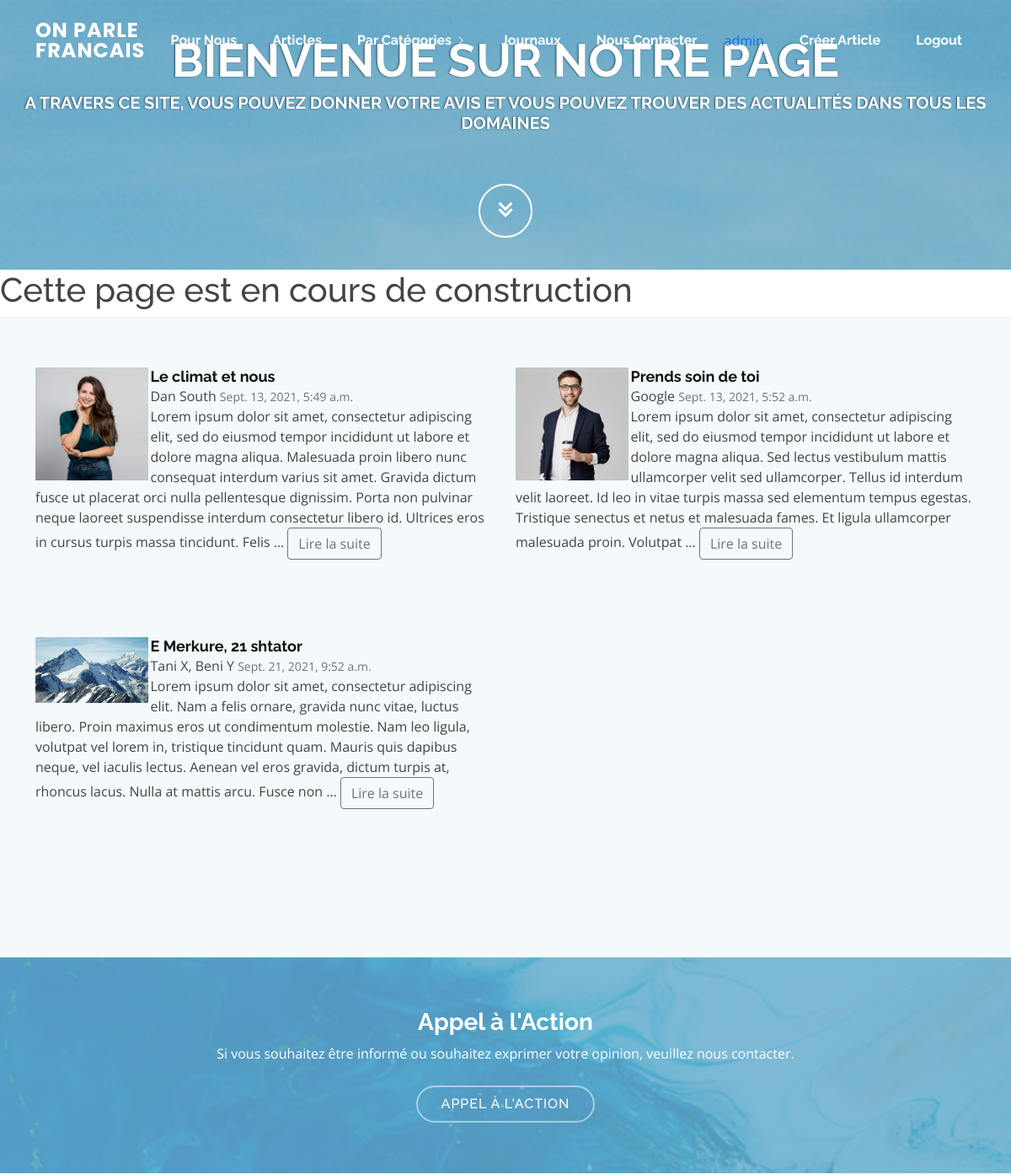
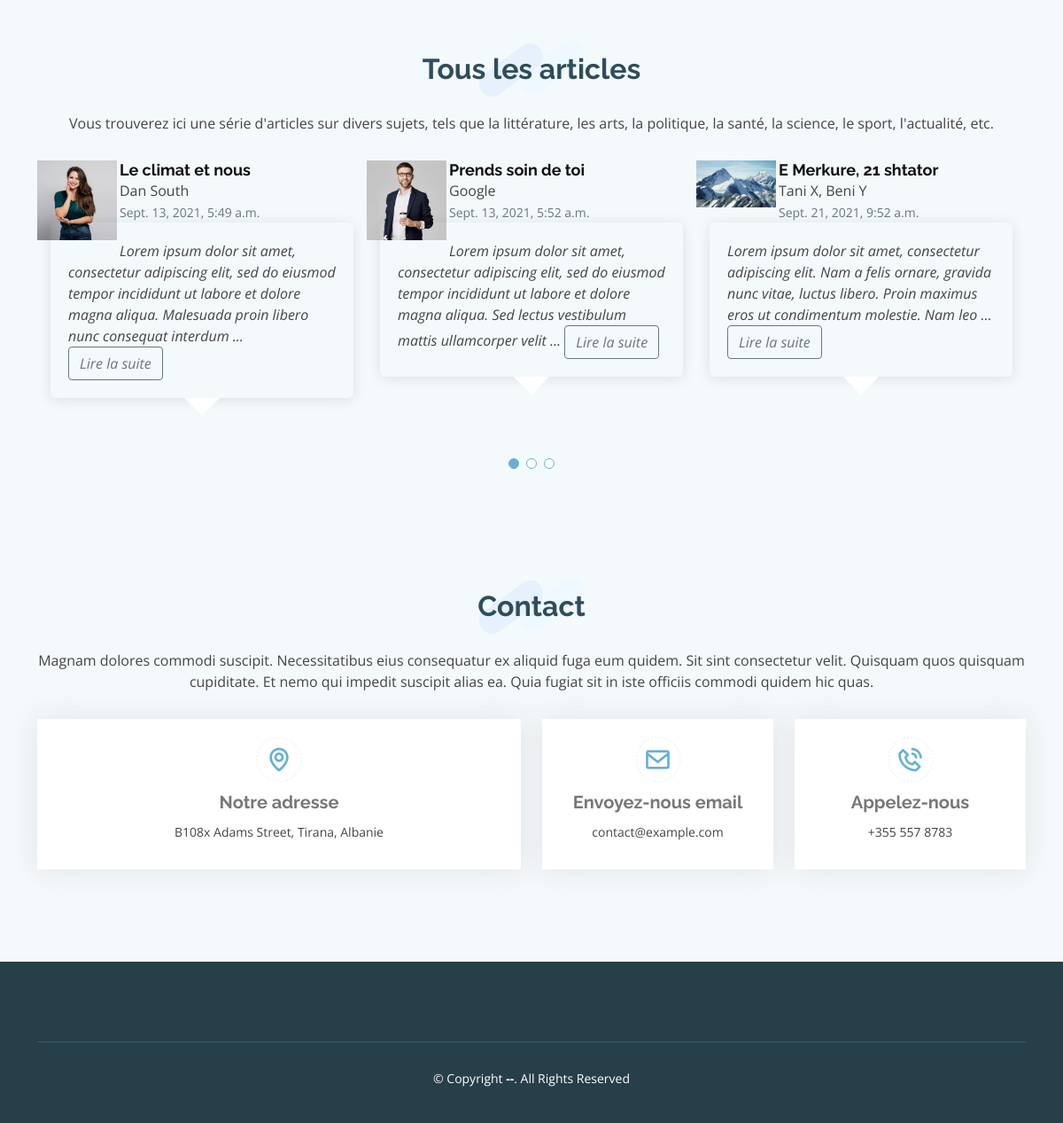
The page /?category=ACT (signed in) on the database its author committed (2 pictures, top to bottom).
### articles/models.py (models this page shows, shortened)
class Article(models.Model):
    HEALTH = 'HL'
    ACTUALITY = 'ACT'
    SPORT = 'SP'
    POLITICS = 'POL'
    BUSINESS = 'BNS'
    ENTERTAINMENT = 'ENTM'
    HISTORY = 'HS'
    LITERATURE = 'LTR'
    CATEGORY_ARTICLE_CHOICES = [
        (HEALTH, 'Health'),
        (ACTUALITY, 'Actuality'),
        (SPORT, 'Sport'),
        (POLITICS, 'Politics'),
        (ENTERTAINMENT, 'Entertainment'),
        (HISTORY, 'History'),
        (LITERATURE, 'Literature'),
    ]
    category = models.CharField(
        max_length=4,
        choices=CATEGORY_ARTICLE_CHOICES,
        default=ACTUALITY,
    )
    title = models.CharField(max_length=1024)
    authors = models.CharField(max_length=1024)
    content = models.TextField()
    authors_image = models.ImageField(upload_to='images/', max_length=100, null=True, blank=True)
    content_image = models.ImageField(upload_to='images/', max_length=100, null=True, blank=True)
    created_at = models.DateTimeField(auto_now_add=True)
    slug = models.SlugField(max_length=1024, null=True, blank=True)
    class Meta:
        ordering = ('created_at',)
    @property
    def authors_image_url(self):
        if self.authors_image and hasattr(self.authors_image, 'url'):
            return self.authors_image.url
        else:
            return "/static/img/authors_default_image.jpg"

### articles/views.py (the view)
# urls.py: path('', views.index, name='index'),
def index(request):
    articles = Article.objects.all()
    category = request.GET.get('category')
    if (is_valid_queryparam(category)):
        articles = articles.filter(category__contains=category)
    else:
        articles = articles
    return render(request, 'articles/index.html', {'articles': articles})

### articles/views.py (called while the page is built)
def is_valid_queryparam(param):
    return param != '' and param is not None

### articles/templates/articles/index.html (shortened to what this page needs)
{% extends "articles/base.html" %}
{% load static %}
{% block content %}
<section id="testimonials" class="testimonials section-bg">
    <div class="container">
            <div class="row">
                {% for item in articles %}
                <div class="col-lg-6" data-aos="fade-up" data-aos-delay="100">
                    <div class="testimonial-item">
                        <img src="{{ item.authors_image_url }}" class="testimonial-img" alt="auth-img">
                        <h3>{{ item.title }}</h3>
                        {{ item.authors }}
                        <small class="text-muted">{{item.created_at}}</small>
                        <br>
                                {{ item.content | truncatewords_html:55 }}
                                <a href="{% url 'articles:single_article' item.slug %}" class="btn btn-outline-secondary">Lire la suite</a>
                    </div>
                </div>
                {% endfor %}
            </div>
        </div>
    </section>
<section id="cta" class="cta">
    <div class="container" data-aos="zoom-in">
        <div class="text-center">
            <h3>Appel à l'Action</h3>
            <p>Si vous souhaitez être informé ou souhaitez exprimer votre opinion, veuillez nous contacter.</p>
            <a class="cta-btn" href="#">Appel à l'Action</a>
        </div>
    </div>
</section>
<section id="testimonials" class="testimonials section-bg">
    <div class="container">
        <div class="section-title" data-aos="fade-in" data-aos-delay="100">
            <h2>Tous les articles</h2>
            <p>Vous trouverez ici une série d'articles sur divers sujets, tels que la littérature, les arts, la politique, la santé, la science, le sport, l'actualité, etc.</p>
        </div>
        <div class="testimonials-slider swiper-container" data-aos="fade-up" data-aos-delay="100">
            <div class="swiper-wrapper">
                {% for item in articles %}
                <div class="swiper-slide">
                    <div class="testimonial-item">
                        <img src= " {{ item.authors_image_url }} " class="testimonial-img" alt="content-img">
                        <h3>{{ item.title }}</h3>
                        {{ item.authors }}
                        <br>
                        <small class="text-muted">{{item.created_at}}</small>
                        <p>
                                {{ item.content | truncatewords_html:25 }}
                                <a href="{% url 'articles:single_article' item.slug %}" class="btn btn-outline-secondary">Lire la suite</a>
                        </p>
                    </div>
                </div>
                {% endfor %}
            </div>
            <div class="swiper-pagination"></div>
        </div>
    </div>
</section>
{% endblock content %}

### articles/templates/articles/header.html (shortened to what this page needs)
<header id="header" class="fixed-top header-transparent">
  <div class="container d-flex align-items-center justify-content-between">
    <div class="logo">
      <h1 class="text-light">
        <a href="{% url 'articles:index' %}"><span>On parle francais</span></a>
      </h1>
    </div>
    <nav id="navbar" class="navbar">
      <ul>
        <li>
          <a class="nav-link scrollto" href="{% url 'articles:about_us' %}"
            >Pour Nous</a
          >
        </li>
        <li>
          <a class="nav-link scrollto" href="{% url 'articles:index' %}"
            >Articles</a
          >
        </li>
        <li class="dropdown">
          <a href="#"
            ><span>Par Catégories</span> <i class="bi bi-chevron-right"></i
          ></a>
        </li>
        <li>
          <a class="nav-link scrollto" href="{% url 'articles:newsapi' %}"
            >Journaux</a
          >
        </li>
        <li><a class="nav-link scrollto" href="#contact">Nous Contacter</a></li>
         {% if request.user.is_authenticated %}
        <li class="nav-link scrollto">{{ request.user.username }}</li>
        <li>
          <a
            class="nav-link scrollto"
            href=" {% url 'articles:create_article' %} "
            >Créer Article</a
          >
        </li>
        <li>
          <a class="nav-link scrollto" href=" {% url 'articles:logout' %} "
            >Logout</a
          >
        </li>
        {% else %}
        <li>
          <a class="nav-link scrollto" href=" {% url 'articles:login' %} "
            >Login</a
          >
        </li>
        {% endif %}
      </ul>
    </nav>
  </div>
</header>
<section id="hero">
  <div class="hero-container" data-aos="fade-up">
    <h1>Bienvenue sur notre page</h1>
    <h2>
      A travers ce site, vous pouvez donner votre avis et vous pouvez trouver
      des actualités dans tous les domaines
    </h2>
    <a href="{% url 'articles:index' %}" class="btn-get-started scrollto"
      ><i class="bx bx-chevrons-down"></i
    ></a>
  </div>
</section>

### static/css/style.css (style rules this page uses)
body { font-family: "Open Sans", sans-serif; color: #444444; }
a { text-decoration: none; color: #67b0d1; }
h1, h2, h3, h4, h5, h6 { font-family: "Raleway", sans-serif; }
#header { transition: all 0.5s; z-index: 997; transition: all 0.5s; padding: 24px 0; background: rgba(103, 176, 209, 0.8); }
#header.header-transparent { background: transparent; }
#header .logo h1 { font-size: 24px; margin: 0; line-height: 1; font-weight: 700; letter-spacing: 1px; font-family: "Poppins", sans-serif; text-transform: uppercase; }
#header .logo h1 a, #header .logo h1 a:hover { color: #fff; text-decoration: none; }
.navbar { padding: 0; }
.navbar ul { margin: 0; padding: 0; display: flex; list-style: none; align-items: center; }
.navbar li { position: relative; }
.navbar a, .navbar a:focus { display: flex; align-items: center; justify-content: space-between; padding: 8px 16px; margin-left: 10px; font-family: "Raleway", sans-serif; font-size: 16px; font-weight: 700; color: #fff; white-space: nowrap; transition: 0.3s; }
.navbar a i, .navbar a:focus i { font-size: 12px; line-height: 0; margin-left: 5px; }
#hero { width: 100%; height: 40vh; background: linear-gradient(rgba(55, 142, 181, 0.5), rgba(55, 142, 181, 0.2)), url("/static/img/hero-bg.jpg") top center; background-size: cover; position: relative; margin-bottom: -90px; }
#hero .hero-container { position: absolute; bottom: 0; top: 0; left: 0; right: 0; display: flex; justify-content: center; align-items: center; flex-direction: column; text-align: center; }
#hero h1 { margin: 10px 0 10px 0; padding-top: 5px; font-size: 55px; font-weight: 700; line-height: 56px; text-transform: uppercase; color: #fff; text-shadow: -1px 0 2px #2f4d5a; }
#hero h2 { color: #fff; margin-bottom: 50px; font-size: 20px; text-transform: uppercase; font-weight: 700; text-shadow: -1px 0 2px #2f4d5a; }
#hero .btn-get-started { font-size: 36px; display: inline-block; padding: 4px 0; border-radius: 50px; transition: 0.3s ease-in-out; margin: 10px; width: 64px; height: 64px; text-align: center; border: 2px solid #fff; color: #fff; }
@media (min-width: 1024px) { #hero { background-attachment: fixed; } }
section { padding: 60px 0; overflow: hidden; }
.section-bg { background-color: #f4f9fc; }
.section-title { text-align: center; padding-bottom: 30px; }
.section-title h2 { font-size: 32px; font-weight: bold; position: relative; margin-bottom: 30px; color: #2f4d5a; z-index: 2; }
.section-title h2::after { content: ""; position: absolute; left: 50%; top: 50%; transform: translate(-50%, -50%); width: 122px; height: 66px; background: url(../img/section-title-bg.png) no-repeat; z-index: -1; }
.section-title p { margin-bottom: 0; }
.cta { background: linear-gradient(rgba(103, 176, 209, 0.8), rgba(103, 176, 209, 0.8)), url("../img/cta-bg.jpg") fixed center center; background-size: cover; padding: 60px 0; }
.cta h3 { color: #fff; font-size: 28px; font-weight: 700; }
.cta p { color: #fff; }
.cta .cta-btn { font-family: "Raleway", sans-serif; text-transform: uppercase; font-weight: 500; font-size: 16px; letter-spacing: 1px; display: inline-block; padding: 8px 28px; border-radius: 25px; transition: 0.5s; margin-top: 10px; border: 2px solid rgba(255, 255, 255, 0.5); color: #fff; }
.testimonials .testimonial-item { box-sizing: content-box; text-align:left; min-height: 320px; }
.testimonials .testimonial-item .testimonial-img { width: 25%; border-radius: 0; float: left; margin: 15px, 5px 0px, 0px; padding-right: 3px; }
.testimonials .testimonial-item h3 { font-size: 18px; font-weight: bold; margin: 0 0 0; color: #111; }
.testimonials .testimonial-item p { font-style: italic; margin: 0 15px 15px 15px; padding: 20px; position: relative; margin-bottom: 35px; border-radius: 6px; box-shadow: 0px 2px 15px rgba(0, 0, 0, 0.1); }
.testimonials .testimonial-item p::after { content: ""; width: 0; height: 0; border-top: 20px solid #fff; border-right: 20px solid transparent; border-left: 20px solid transparent; position: absolute; bottom: -20px; left: calc(50% - 20px); }
.testimonials .swiper-pagination { margin-top: 20px; position: relative; }

### rows shown on the page
Article: authors_image_url (picture), title "Le climat et nous", authors "Dan South", created_at "Sept. 13, 2021, 5:49 a.m.", content "Lorem ipsum dolor sit amet, consectetur adipiscing elit, sed do eiusmod tempor incididunt ut labore et dolore magna aliqua. Malesuada proin libero nunc consequat interdum varius sit amet. Gravida dictum fusce ut placerat orci nulla pellentesque dignissim. Porta non pulvinar neque laoreet suspendisse interdum consectetur libero id. Ultrices eros in cursus turpis massa tincidunt. Felis …", content "Lorem ipsum dolor sit amet, consectetur adipiscing elit, sed do eiusmod tempor incididunt ut labore et dolore magna aliqua. Malesuada proin libero nunc consequat interdum …"
Article: authors_image_url (picture), title "Prends soin de toi", authors "Google", created_at "Sept. 13, 2021, 5:52 a.m.", content "Lorem ipsum dolor sit amet, consectetur adipiscing elit, sed do eiusmod tempor incididunt ut labore et dolore magna aliqua. Sed lectus vestibulum mattis ullamcorper velit sed ullamcorper. Tellus id interdum velit laoreet. Id leo in vitae turpis massa sed elementum tempus egestas. Tristique senectus et netus et malesuada fames. Et ligula ullamcorper malesuada proin. Volutpat …", content "Lorem ipsum dolor sit amet, consectetur adipiscing elit, sed do eiusmod tempor incididunt ut labore et dolore magna aliqua. Sed lectus vestibulum mattis ullamcorper velit …"
Article: authors_image_url (picture), title "E Merkure, 21 shtator", authors "Tani X, Beni Y", created_at "Sept. 21, 2021, 9:52 a.m.", content "Lorem ipsum dolor sit amet, consectetur adipiscing elit. Nam a felis ornare, gravida nunc vitae, luctus libero. Proin maximus eros ut condimentum molestie. Nam leo ligula, volutpat vel lorem in, tristique tincidunt quam. Mauris quis dapibus neque, vel iaculis lectus. Aenean vel eros gravida, dictum turpis at, rhoncus lacus. Nulla at mattis arcu. Fusce non …", content "Lorem ipsum dolor sit amet, consectetur adipiscing elit. Nam a felis ornare, gravida nunc vitae, luctus libero. Proin maximus eros ut condimentum molestie. Nam leo …"

### other values the page prints
{{ request.user.username }} "admin"
